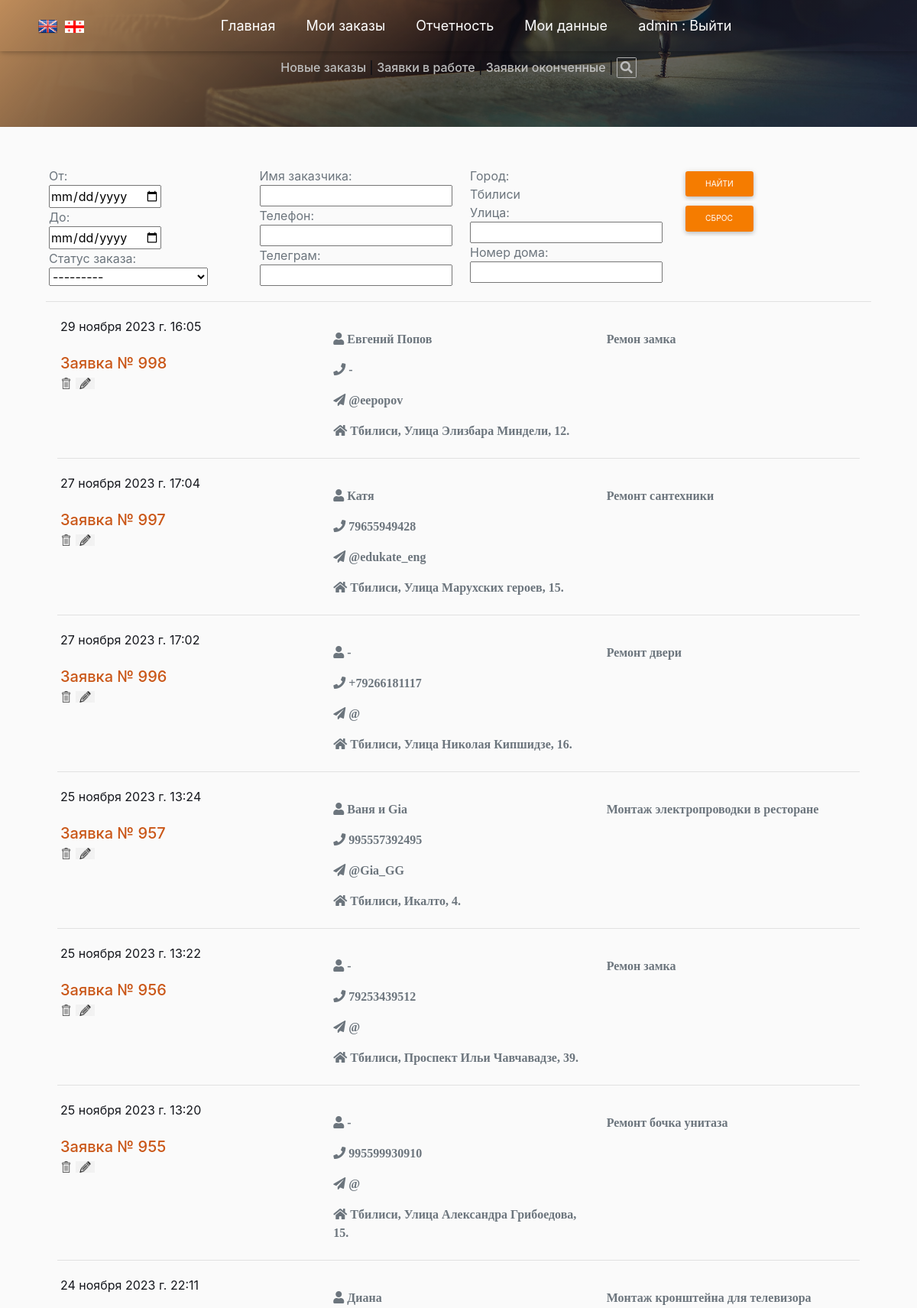
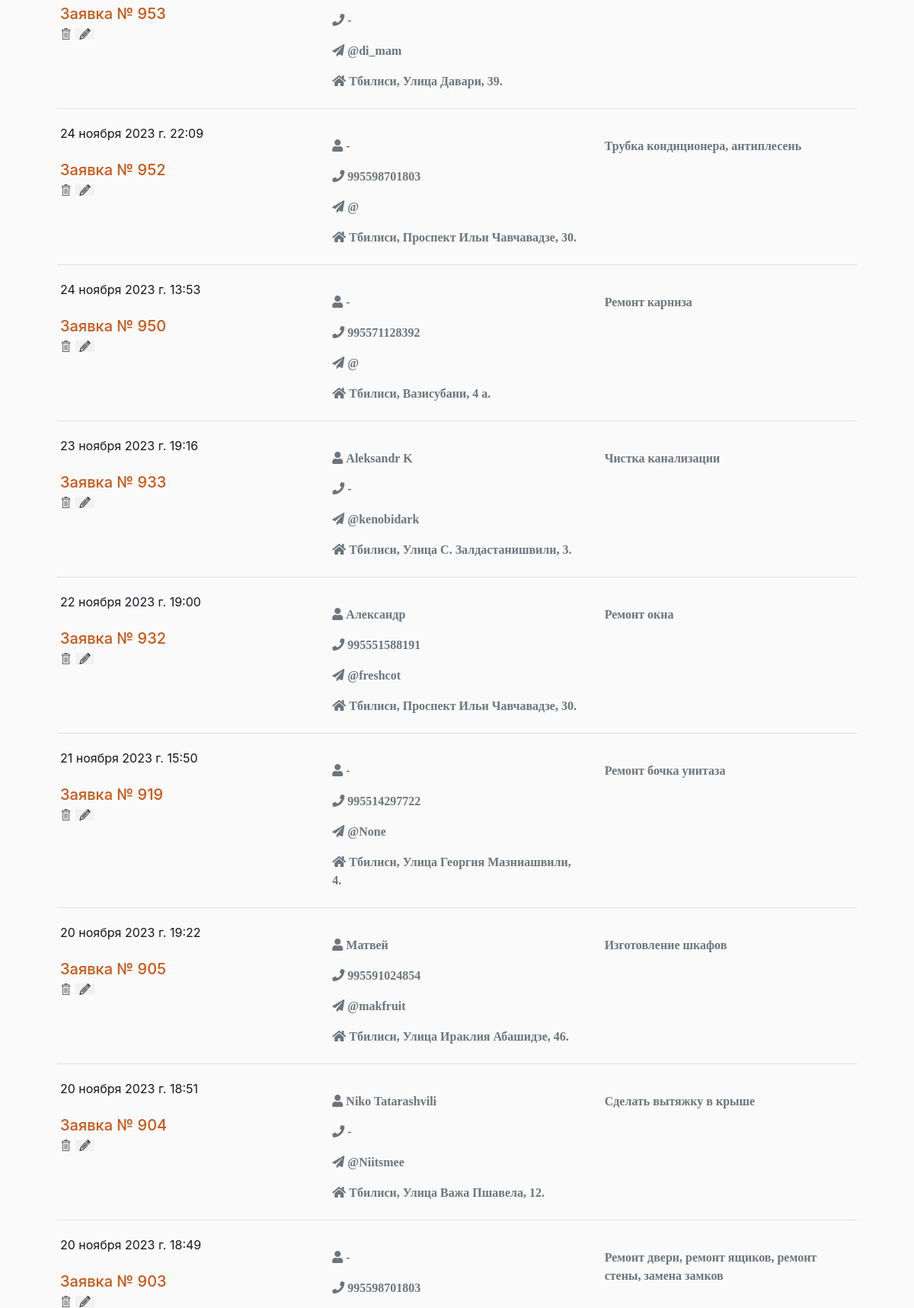
The app's page /ordersearch/ (signed in, upper part) with its own data (2 pictures, top to bottom).
### app_site/models.py (models this page shows)
class OrderList(models.Model):
    time_in = models.DateTimeField(auto_now_add=True, verbose_name='Дата заказа')
    time_out = models.DateTimeField(null=True, blank=True, verbose_name='Дата выполнения')
    repairer_id = models.ForeignKey(User, on_delete=models.SET_NULL, null=True, blank=True,
                                    verbose_name='Мастер', default='', )
    text_order = models.CharField(max_length=1500, verbose_name='Описание проблемы', blank=True, null=True)
    customer_name = models.CharField(max_length=50, verbose_name='Ваше имя')
    customer_phone = models.CharField(max_length=16, verbose_name='Телефон')
    customer_telegram = models.CharField(max_length=26, verbose_name='Telegram', blank=True, null=True)
    customer_code = models.CharField(max_length=16, verbose_name='Код организации', blank=True, null=True)
    address_city = models.CharField(max_length=2, choices=CITY_CHOICES, default='TB', null=True, blank=True,
                                    verbose_name='Город')
    order_status = models.CharField(max_length=3, choices=ORDER_STATUS, default='BEG', null=True, blank=True,
                                    verbose_name='Статус заказа')
    address_street_app = models.CharField(max_length=150, verbose_name='Улица', null=True, blank=True)
    address_num = models.CharField(max_length=10, verbose_name='Номер дома', null=True, blank=True)
    services = models.ManyToManyField('Service', through='Invoice')
    location_longitude = models.FloatField(verbose_name='Долгота', null=True, blank=True)
    location_latitude = models.FloatField(verbose_name='Широта', null=True, blank=True)
    class Meta:
        verbose_name = 'Список заказов'
        verbose_name_plural = 'Список заказов'

### app_site/views.py (the view)
# urls.py: path('ordersearch/', OrderSearchForm.as_view(), name='search-order'),
class OrderSearchForm(LoginRequiredMixin, ListView):
    model = OrderList
    context_object_name = 'order'
    template_name = 'ordersearchform.html'
    ordering = ['-time_in']
    paginate_by = 15
    def get_queryset(self):
        queryset = super().get_queryset()
        b=self.request.GET.copy()
        b.__setitem__('repairer_id', self.request.user.pk)
        self.filterset = OrderFilter(b, queryset)
        return self.filterset.qs
    def get_context_data(self, **kwargs):
        context = super().get_context_data(**kwargs)
        context['filterset'] = self.filterset
        return context

### app_site/templatetags/custom_filters.py (called while the page is built)
@register.filter()
def choice_tag(value, A):
    try:
        if A == 'city':
            a = dict(CITY_CHOICES)
        elif A == 'status_order':
            a = dict(ORDER_STATUS)
        elif A == 'month':
            a = dict(MONTH)
        elif A == 'work_type':
            a = dict(WORK_CHOICES)
        return f'{a[value]}'
    except KeyError:
        return f''

### templates/ordersearchform.html (shortened to what this page needs)
{% extends 'flatpages/default_user.html' %}
{% load custom_filters %}
{% load custom_tags %}
{% block body %}
<form action="" method="get">
<div class="container">
    <div class="row p-1 ">
        <div class="col-md-3 text-muted">
            {{ filterset.form.time_in_sence.label }}:<br>
            {{ filterset.form.time_in_sence }}<br>
            {{ filterset.form.time_in_until.label }}:<br>
            {{ filterset.form.time_in_until }}<br>
            {{ filterset.form.order_status.label }}:<br>
            {{ filterset.form.order_status }}<br>
        </div>
        <div class="col-md-3 text-muted">
            {{ filterset.form.customer_name.label }}:<br>
            {{ filterset.form.customer_name }}<br>
            {{ filterset.form.customer_phone.label }}:<br>
            {{ filterset.form.customer_phone }}<br>
            {{ filterset.form.customer_telegram.label }}:<br>
            {{ filterset.form.customer_telegram }}
        </div>
        <div class="col-md-3 text-muted">
            Город: <br>Тбилиси<br>
            {{ filterset.form.adress_street_app.label }}:<br>
            {{ filterset.form.adress_street_app }}<br>
            {{ filterset.form.address_num.label }}:<br>
            {{ filterset.form.address_num }}
        </div>
        <div class="col-md-2" >
            <input type="submit" value=" Найти " class="btn btn-sm btn-orange">
            <input type="reset" value=" Сброс " class="btn btn-sm btn-orange">
        </div>
    </div>
</form>
<hr>
<div id="head" class="container">
            {% for i in order %}
            <div class="row p-1 mb-1 ">
                <div class="col-md-4">
                    <div id="time_in">{{ i.time_in }}</div><br>
                    <a href="{% url 'invoice' i.pk %}" id="order_{{ i.pk }}" class="h5 mycolor">Заявка № {{ i.pk}}</a><br>
                    <a href="{% url 'delete-order' i.pk %}" id="delete_{{ i.pk }}" class="mycolor"><img src="/media/images/delete.png" width="15" ></a>
                      <a href="../list_order/update/{{ i.pk}}" id="edit_{{ i.pk }}"><img src="/media/images/change.png" width="25" ></a>
                </div>
                <div class="col-md-4 ">
                    <span id="customer_name_{{ i.pk }}" class="fas fa-user prefix text-secondary mt-3" > {{ i.customer_name|capfirst }}</span><br>
                    <a href="tel:{{ i.customer_phone }}" title="Телефон" id="customer_phone_{{ i.pk }}" class="fas fa-phone prefix text-secondary mt-3">
                        {{ i.customer_phone }}</a><br>
                    <a href="https://t.me/{{ i.customer_telegram|cut:'@' }}" title="Телеграм" id="customer_telegram_{{ i.pk }}"
                       class ="fas fa fa-paper-plane text-secondary mt-3">
                         @{{i.customer_telegram}}</a><br>
                    <div class="fas fa-home prefix text-secondary mt-3"> <span id="city_{{ i.pk }}" >{{ i.address_city|choice_tag:'city'}}</span>,
                    <span id="street_app_{{ i.pk }}">{{ i.address_street_app|capfirst }}</span>,
                        <span id="num_{{ i.pk }}">{{ i.address_num }}</span>.</div>
                </div>
                <div class="col-md-4">
                    <p id="text_order_{{ i.pk }}" class="fas text-secondary mt-3">{{ i.text_order|truncatechars:200|capfirst }}</p>
                </div>
            </div>
            <div class="row">
                <div class="col-md-12"><hr></div>
            </div>
            {% endfor %}
</div>
</div>
<br>
{% endblock body %}

### templates/flatpages/default_user.html (shortened to what this page needs)
{% load static %}
<!doctype html>
<html lang="en">
  <head>
    <link rel="stylesheet" href="{% static 'css/mdb.min.css' %}">
    <link rel="stylesheet" href="{% static 'css/bootstrap.min.css' %}">
    <link rel="stylesheet" href="{% static 'css/fonts.css' %}">
    <link rel="stylesheet" href="{% static 'css/owl.carousel.min.css' %}">
    <link rel="stylesheet" href="{% static 'css/custom.css' %}">
  </head>
  <body>
{% url 'list_order' as the_url1 %}
{% url 'stat' as the_url2 %}
{% url 'user' request.user.id as the_url3 %}
{% url 'search-order' as the_url4 %}
    <nav id="navigation-menu" class="navbar fixed-top navbar-expand-lg navbar-dark scrolling-navbar">
        <div class="container">
		<a href='index-en.html'><img src="{% static 'images/flag_en.png' %}" class="flag"></a>
            <a href='index-ge.html'><img src="{% static 'images/flag_ge.png' %}" class="flag"></a>
            <div class="collapse navbar-collapse" id="navbarSupportedContent">
                <ul class="navbar-nav m-auto">
                    <li class="nav-item mr-4 active">
                        <a class="nav-link" href="{% url 'home' %}">Главная <span class="sr-only">(current)</span></a>
                    </li>
                    <li class="nav-item mr-4">
                        {% if the_url1 in request.get_full_path  %}
                        <a class="nav-link" href="{{ the_url1 }}"><b>Мои заказы</b></a>
                        {% else %}
                        <a class="nav-link" href="{{ the_url1 }}">Мои заказы</a>
                        {% endif %}
                    </li>
                    <li class="nav-item mr-4" class="nav-item mr-4">
                        {% if the_url2 in request.get_full_path  %}
                        <a class="nav-link"  href="{{ the_url2 }}"><b>Отчетность</b></a>
                        {% else %}
                        <a class="nav-link"  href="{{ the_url2 }}">Отчетность</a>
                        {% endif %}
                    </li>
                    <li class="nav-item mr-4">
                        {% if the_url3 in request.get_full_path  %}
                        <a class="nav-link" href="{{ the_url3 }}"><b>Мои данные</b></a>
                        {% else %}
                        <a class="nav-link" href="{{ the_url3 }}">Мои данные</a>
                        {% endif %}
                    </li>
                        {% if request.user.is_authenticated %}
                            <li class="nav-item mr-4">
                            <a class="nav-link" href="{% url 'logout' %}">{{ user.username }} : Выйти</a>
                            </li>
                         {% endif %}
                </ul>
            </div>
        </div>
    </nav>
        <section id="section-0" class="bg_img sticky">
                    <div class="text-center nav-link h6"><br>
                            {% if request.GET.work_status == 'SND' %}
                            <a href="{% url 'list_order' %}?work_status=SND"><b>Новые заказы</b></a> |
                            {% else %}
                            <a href="{% url 'list_order' %}?work_status=SND">Новые заказы</a> |
                            {% endif %}
                            {% if request.GET.work_status == 'RCV' %}
                            <a href="{% url 'list_order'%}?work_status=RCV"><b>Заявки в работе</b></a> |
                            {% else %}
                            <a href="{% url 'list_order'%}?work_status=RCV">Заявки в работе</a> |
                            {% endif %}
                            {% if request.GET.work_status == 'END' %}
                            <a href="{% url 'list_order'%}?work_status=END"><b>Заявки оконченные</b></a> |
                            {% else %}
                            <a href="{% url 'list_order'%}?work_status=END">Заявки оконченные</a> |
                            {% endif %}
                            {% if the_url4 in request.get_full_path %}
                            <a href="{% url 'search-order' %}" class="fa fa-search fa-border " aria-hidden="true" title="Поиск"><b></b></a>
                            {% else %}
                            <a href="{% url 'search-order' %}" class="fa fa-search fa-border" aria-hidden="true"></a>
                            {% endif %}
                            </div>
    </section>
    <section id="section-1">
        <div class="container">
            <div >
                        {% block body %}
{% endblock body%}
            </div>
    </section>
  </body>
</html>

### static/css/custom.css (style rules this page uses)
* { margin: 0; padding: 0; }
:root { --text-color: #15171d; --span-color: #ca5718; }
body { color: var(--text-color); background-color: #fafafa; line-height: 1.5; font-size: 1rem; height: 100%; }
a { color: fefefe; }
section { padding: 3rem 0px; }
.bg_img { background-image: linear-gradient(135deg, #febb79, rgba(0, 0, 0, 0.5), rgba(52, 72, 106, 0.3)), url('../images/master-na-chas_1.jpg'); background-repeat: no-repeat; background-position: center bottom; background-size: cover; width: 100%; filter: brightness(75%); }
.flag { width: 25px; margin-left: 5px; margin-right: 5px; }
.navbar { font-size: 18px; font-weight: 400; z-index: 1; box-shadow: 0 2px 5px 0 rgba(0, 0, 0, .16), 0 2px 10px 0 rgba(0, 0, 0, .12); z-index: 2; }
.navbar.navbar-dark .navbar-nav .nav-item.active > .nav-link { background-color: rgba(255, 255, 255, 0); }
a { text-decoration: none!important; color: fefefe; }
.mycolor { color: var(--span-color); }
ul, ul.servicesLinks { list-style: none; }

### templates/flatpages/default_user.html (style rules this page uses)
.sticky { position: sticky; top: 0; }

### records on screen
OrderList: time_in "29 ноября 2023 г. 16:05", pk "998", customer_name "Евгений Попов", customer_phone "-", customer_telegram "eepopov", address_city|choice_tag "Тбилиси", address_street_app "Улица Элизбара Миндели", address_num "12", text_order "Ремон замка"
OrderList: time_in "27 ноября 2023 г. 17:04", pk "997", customer_name "Катя", customer_phone "79655949428", customer_telegram "edukate_eng", address_city|choice_tag "Тбилиси", address_street_app "Улица Марухских героев", address_num "15", text_order "Ремонт сантехники"
OrderList: time_in "27 ноября 2023 г. 17:02", pk "996", customer_name "-", customer_phone "+79266181117", address_city|choice_tag "Тбилиси", address_street_app "Улица Николая Кипшидзе", address_num "16", text_order "Ремонт двери"
OrderList: time_in "25 ноября 2023 г. 13:24", pk "957", customer_name "Ваня и Gia", customer_phone "995557392495", customer_telegram "Gia_GG", address_city|choice_tag "Тбилиси", address_street_app "Икалто", address_num "4", text_order "Монтаж электропроводки в ресторане"
OrderList: time_in "25 ноября 2023 г. 13:22", pk "956", customer_name "-", customer_phone "79253439512", address_city|choice_tag "Тбилиси", address_street_app "Проспект Ильи Чавчавадзе", address_num "39", text_order "Ремон замка"
OrderList: time_in "25 ноября 2023 г. 13:20", pk "955", customer_name "-", customer_phone "995599930910", address_city|choice_tag "Тбилиси", address_street_app "Улица Александра Грибоедова", address_num "15", text_order "Ремонт бочка унитаза"
OrderList: time_in "24 ноября 2023 г. 22:11", pk "953", customer_name "Диана", customer_phone "-", customer_telegram "di_mam", address_city|choice_tag "Тбилиси", address_street_app "Улица Давари", address_num "39", text_order "Монтаж кронштейна для телевизора"
OrderList: time_in "24 ноября 2023 г. 22:09", pk "952", customer_name "-", customer_phone "995598701803", address_city|choice_tag "Тбилиси", address_street_app "Проспект Ильи Чавчавадзе", address_num "30", text_order "Трубка кондиционера, антиплесень"
OrderList: time_in "24 ноября 2023 г. 13:53", pk "950", customer_name "-", customer_phone "995571128392", address_city|choice_tag "Тбилиси", address_street_app "Вазисубани", address_num "4 а", text_order "Ремонт карниза"
OrderList: time_in "23 ноября 2023 г. 19:16", pk "933", customer_name "Aleksandr K", customer_phone "-", customer_telegram "kenobidark", address_city|choice_tag "Тбилиси", address_street_app "Улица С. Залдастанишвили", address_num "3", text_order "Чистка канализации"
OrderList: time_in "22 ноября 2023 г. 19:00", pk "932", customer_name "Александр", customer_phone "995551588191", customer_telegram "freshcot", address_city|choice_tag "Тбилиси", address_street_app "Проспект Ильи Чавчавадзе", address_num "30", text_order "Ремонт окна"
OrderList: time_in "21 ноября 2023 г. 15:50", pk "919", customer_name "-", customer_phone "995514297722", customer_telegram "None", address_city|choice_tag "Тбилиси", address_street_app "Улица Георгия Мазниашвили", address_num "4", text_order "Ремонт бочка унитаза"
OrderList: time_in "20 ноября 2023 г. 19:22", pk "905", customer_name "Матвей", customer_phone "995591024854", customer_telegram "makfruit", address_city|choice_tag "Тбилиси", address_street_app "Улица Ираклия Абашидзе", address_num "46", text_order "Изготовление шкафов"
OrderList: time_in "20 ноября 2023 г. 18:51", pk "904", customer_name "Niko Tatarashvili", customer_phone "-", customer_telegram "Niitsmee", address_city|choice_tag "Тбилиси", address_street_app "Улица Важа Пшавела", address_num "12", text_order "Сделать вытяжку в крыше"
OrderList: time_in "20 ноября 2023 г. 18:49", pk "903", customer_name "-", customer_phone "995598701803", text_order "Ремонт двери, ремонт ящиков, ремонт стены, замена замков"

### other values on screen
{{ user.username }} "admin"
{{ filterset.form.time_in_sence.label }} "От"
{{ filterset.form.time_in_until.label }} "До"
{{ filterset.form.order_status.label }} "Статус заказа"
{{ filterset.form.customer_name.label }} "Имя заказчика"
{{ filterset.form.customer_phone.label }} "Телефон"
{{ filterset.form.customer_telegram.label }} "Телеграм"
{{ filterset.form.adress_street_app.label }} "Улица"
{{ filterset.form.address_num.label }} "Номер дома"
